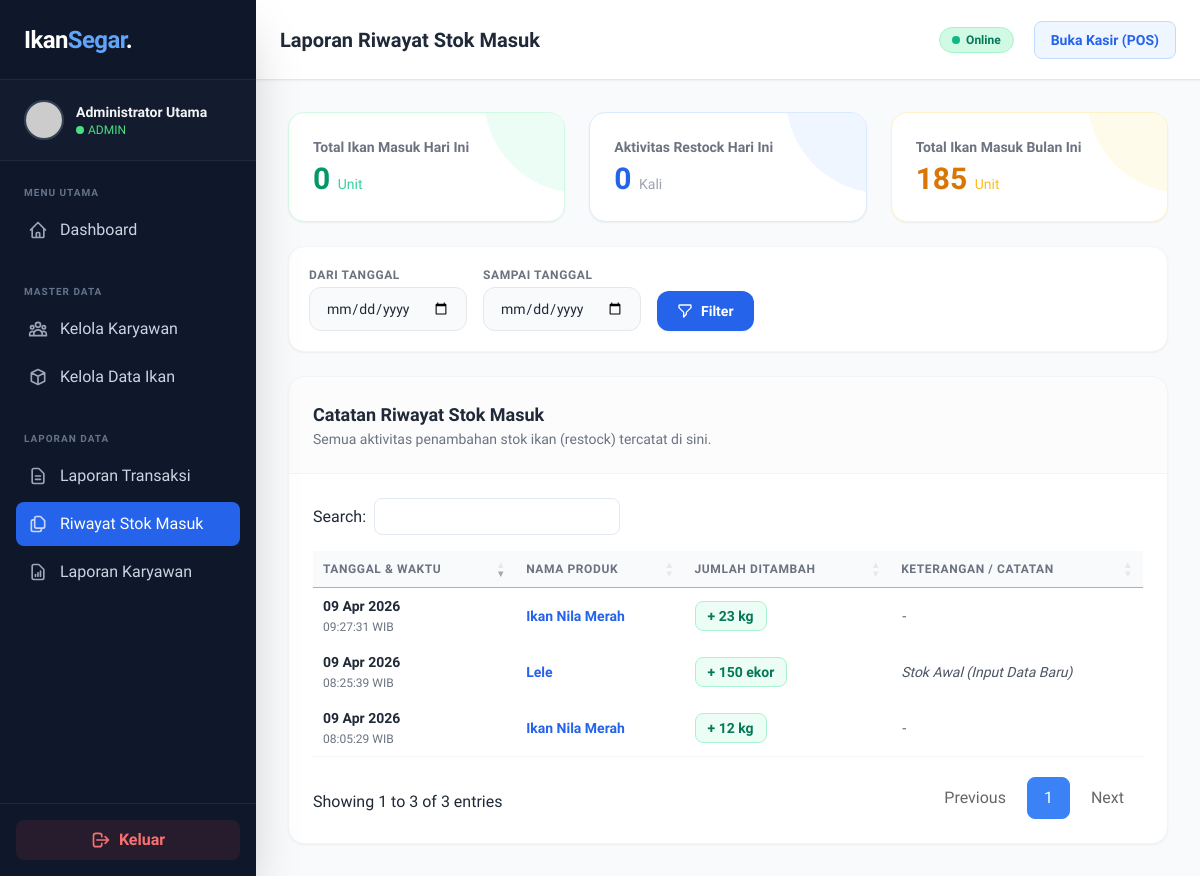
Page /admin/riwayat_stok.php (signed in) on the committed database.
### tables this page shows
CREATE TABLE `riwayat_stok` (
  `id` int(11) NOT NULL,
  `ikan_id` int(11) NOT NULL,
  `jumlah_tambah` int(11) NOT NULL,
  `tanggal_tambah` datetime NOT NULL DEFAULT current_timestamp(),
  `keterangan` varchar(255) DEFAULT 'Restock (Tambah Stok)'
);

CREATE TABLE `ikan` (
  `id` int(11) NOT NULL,
  `nama_ikan` varchar(100) NOT NULL,
  `deskripsi` text DEFAULT NULL,
  `harga` int(11) NOT NULL,
  `stok` int(11) NOT NULL DEFAULT 0,
  `satuan` varchar(20) NOT NULL DEFAULT 'kg',
  `gambar` varchar(255) DEFAULT 'default.jpg',
  `status_aktif` tinyint(1) NOT NULL DEFAULT 1,
  `created_at` timestamp NOT NULL DEFAULT current_timestamp(),
  `updated_at` timestamp NOT NULL DEFAULT current_timestamp() ON UPDATE current_timestamp()
);

### admin/riwayat_stok.php (the view, shortened to what this page needs)
<?php
require_once '../koneksi.php';
$hari_ini = date('Y-m-d');
$bulan_ini = date('Y-m');
$q_hari_ini = mysqli_query($koneksi, "SELECT SUM(jumlah_tambah) as total_ikan, COUNT(id) as total_aktivitas FROM riwayat_stok WHERE DATE(tanggal_tambah) = '$hari_ini'");
$data_hari_ini = mysqli_fetch_assoc($q_hari_ini);
$ikan_hari_ini = $data_hari_ini['total_ikan'] ? $data_hari_ini['total_ikan'] : 0;
$aktivitas_hari_ini = $data_hari_ini['total_aktivitas'] ? $data_hari_ini['total_aktivitas'] : 0;
$q_bulan_ini = mysqli_query($koneksi, "SELECT SUM(jumlah_tambah) as total_ikan FROM riwayat_stok WHERE DATE_FORMAT(tanggal_tambah, '%Y-%m') = '$bulan_ini'");
$data_bulan_ini = mysqli_fetch_assoc($q_bulan_ini);
$ikan_bulan_ini = $data_bulan_ini['total_ikan'] ? $data_bulan_ini['total_ikan'] : 0;
$filter_mulai = isset($_GET['tgl_mulai']) ? mysqli_real_escape_string($koneksi, $_GET['tgl_mulai']) : '';
$filter_selesai = isset($_GET['tgl_selesai']) ? mysqli_real_escape_string($koneksi, $_GET['tgl_selesai']) : '';
$where_clause = "";
$query_riwayat = mysqli_query($koneksi, "
    SELECT r.*, i.nama_ikan, i.satuan
    FROM riwayat_stok r
    LEFT JOIN ikan i ON r.ikan_id = i.id
    $where_clause
    ORDER BY r.tanggal_tambah DESC
");
include '../components/header.php';
?>
<link rel="stylesheet" href="https://cdn.datatables.net/1.13.7/css/jquery.dataTables.min.css">
<link rel="stylesheet" href="https://cdn.datatables.net/buttons/2.4.2/css/buttons.dataTables.min.css">
<?php include '../components/sidebar.php'; ?>
<main class="flex-1 flex flex-col h-screen overflow-hidden bg-gray-50">
    <?php include '../components/navbar.php'; ?>
    <div class="flex-1 overflow-y-auto p-4 sm:p-6 lg:p-8 relative">
        <div class="grid grid-cols-1 md:grid-cols-3 gap-6 mb-6">
            <div class="bg-white rounded-2xl p-6 shadow-sm border border-emerald-100 relative overflow-hidden group">
                <div
                    class="absolute right-0 top-0 w-24 h-24 bg-emerald-50 rounded-bl-full -mr-4 -mt-4 transition-transform group-hover:scale-110">
                </div>
                <p class="text-sm font-bold text-gray-500 mb-1 relative z-10">Total Ikan Masuk Hari Ini</p>
                <h3 class="text-3xl font-extrabold text-emerald-600 relative z-10">
                    <?php echo number_format($ikan_hari_ini, 0, ',', '.'); ?> <span
                        class="text-sm font-medium text-emerald-400">Unit</span></h3>
            </div>
            <div class="bg-white rounded-2xl p-6 shadow-sm border border-blue-100 relative overflow-hidden group">
                <div
                    class="absolute right-0 top-0 w-24 h-24 bg-blue-50 rounded-bl-full -mr-4 -mt-4 transition-transform group-hover:scale-110">
                </div>
                <p class="text-sm font-bold text-gray-500 mb-1 relative z-10">Aktivitas Restock Hari Ini</p>
                <h3 class="text-3xl font-extrabold text-blue-600 relative z-10"><?php echo $aktivitas_hari_ini; ?> <span
                        class="text-sm font-medium text-gray-400">Kali</span></h3>
            </div>
            <div class="bg-white rounded-2xl p-6 shadow-sm border border-amber-100 relative overflow-hidden group">
                <div
                    class="absolute right-0 top-0 w-24 h-24 bg-amber-50 rounded-bl-full -mr-4 -mt-4 transition-transform group-hover:scale-110">
                </div>
                <p class="text-sm font-bold text-gray-500 mb-1 relative z-10">Total Ikan Masuk Bulan Ini</p>
                <h3 class="text-3xl font-extrabold text-amber-600 relative z-10">
                    <?php echo number_format($ikan_bulan_ini, 0, ',', '.'); ?> <span
                        class="text-sm font-medium text-amber-400">Unit</span></h3>
            </div>
        </div>
        <div
            class="bg-white rounded-2xl p-5 shadow-sm border border-gray-100 mb-6 flex flex-col md:flex-row md:items-end justify-between gap-4">
            <form action="riwayat_stok.php" method="GET" class="flex flex-col sm:flex-row sm:items-end gap-4 flex-1">
                <div>
                    <label class="block text-xs font-bold text-gray-500 uppercase tracking-wider mb-1">Dari
                        Tanggal</label>
                    <input type="date" name="tgl_mulai" value="<?php echo $filter_mulai; ?>" required
                        class="px-4 py-2.5 rounded-xl border border-gray-200 focus:border-blue-500 outline-none bg-gray-50 focus:bg-white text-sm">
                </div>
                <div>
                    <label class="block text-xs font-bold text-gray-500 uppercase tracking-wider mb-1">Sampai
                        Tanggal</label>
                    <input type="date" name="tgl_selesai" value="<?php echo $filter_selesai; ?>" required
                        class="px-4 py-2.5 rounded-xl border border-gray-200 focus:border-blue-500 outline-none bg-gray-50 focus:bg-white text-sm">
                </div>
                <div class="flex gap-2">
                    <button type="submit"
                        class="px-5 py-2.5 bg-blue-600 hover:bg-blue-700 text-white font-bold rounded-xl transition shadow-sm text-sm flex items-center gap-2">
                        <svg class="w-4 h-4" fill="none" stroke="currentColor" viewBox="0 0 24 24">
                            <path stroke-linecap="round" stroke-linejoin="round" stroke-width="2"
                                d="M3 4a1 1 0 011-1h16a1 1 0 011 1v2.586a1 1 0 01-.293.707l-6.414 6.414a1 1 0 00-.293.707V17l-4 4v-6.586a1 1 0 00-.293-.707L3.293 7.293A1 1 0 013 6.586V4z">
                            </path>
                        </svg>
                        Filter
                    </button>
                </div>
            </form>
        </div>
        <div class="bg-white rounded-2xl shadow-sm border border-gray-100 overflow-hidden">
            <div
                class="p-6 border-b border-gray-100 flex flex-col sm:flex-row sm:items-center justify-between gap-4 bg-gray-50/50">
                <div>
                    <h2 class="text-lg font-bold text-gray-800">
                        Catatan Riwayat Stok Masuk
                    </h2>
                    <p class="text-sm text-gray-500">Semua aktivitas penambahan stok ikan (restock) tercatat di sini.
                    </p>
                </div>
            </div>
            <div class="overflow-x-auto w-full">
                <table id="tabel-riwayat-stok" class="w-full text-left whitespace-nowrap">
                    <thead>
                        <tr class="bg-gray-50 text-gray-500 text-xs uppercase tracking-wider">
                            <th class="p-4 font-semibold">Tanggal & Waktu</th>
                            <th class="p-4 font-semibold">Nama Produk</th>
                            <th class="p-4 font-semibold">Jumlah Ditambah</th>
                            <th class="p-4 font-semibold">Keterangan / Catatan</th>
                        </tr>
                    </thead>
                    <tbody class="text-sm text-gray-700">
                        <?php if ($query_riwayat && mysqli_num_rows($query_riwayat) > 0): ?>
                            <?php while ($row = mysqli_fetch_assoc($query_riwayat)): ?>
                                <tr class="hover:bg-blue-50/30 transition-colors border-b border-gray-50">
                                    <td class="p-4 text-left text-gray-500"
                                        data-order="<?php echo strtotime($row['tanggal_tambah']); ?>">
                                        <span
                                            class="font-bold text-gray-800 block"><?php echo date('d M Y', strtotime($row['tanggal_tambah'])); ?></span>
                                        <span class="text-xs"><?php echo date('H:i:s', strtotime($row['tanggal_tambah'])); ?>
                                            WIB</span>
                                    </td>
                                    <td class="p-4 font-bold text-blue-600">
                                        <?php echo $row['nama_ikan'] ? htmlspecialchars($row['nama_ikan']) : '<i class="text-red-500 font-normal">Ikan Terhapus</i>'; ?>
                                    </td>
                                    <td class="p-4">
                                        <span
                                            class="inline-flex px-3 py-1 items-center rounded-lg bg-emerald-50 text-emerald-700 font-bold border border-emerald-200">
                                            + <?php echo number_format($row['jumlah_tambah'], 0, ',', '.'); ?>
                                            <?php echo $row['satuan']; ?>
                                        </span>
                                    </td>
                                    <td class="p-4 text-gray-600 italic">
                                        <?php echo htmlspecialchars($row['keterangan'] ? $row['keterangan'] : '-'); ?>
                                    </td>
                                </tr>
                            <?php endwhile; ?>
                        <?php endif; ?>
                    </tbody>
                </table>
            </div>
        </div>
    </div>
</main>
<?php include '../components/footer.php'; ?>

### components/header.php (style rules this page uses)
body { font-family: 'Plus Jakarta Sans', sans-serif; }

### admin/riwayat_stok.php (style rules this page uses)
table.dataTable.no-footer { border-bottom: 1px solid #f1f5f9; }
table.dataTable thead th, table.dataTable thead td { border-bottom: 1px solid #f1f5f9; }

### rows in the picture
riwayat_stok: tanggal_tambah "09 Apr 2026", tanggal_tambah "09:27:31", ikan.nama_ikan "Ikan Nila Merah", jumlah_tambah "23", ikan.satuan "kg", keterangan "-"
riwayat_stok: tanggal_tambah "09 Apr 2026", tanggal_tambah "08:25:39", ikan.nama_ikan "Lele", jumlah_tambah "150", ikan.satuan "ekor", keterangan "Stok Awal (Input Data Baru)"
riwayat_stok: tanggal_tambah "09 Apr 2026", tanggal_tambah "08:05:29", ikan.nama_ikan "Ikan Nila Merah", jumlah_tambah "12", ikan.satuan "kg", keterangan "-"

### other values in the picture
$_SESSION['nama_lengkap'] "Administrator Utama"
$user_role "ADMIN"
$judul_halaman "Laporan Riwayat Stok Masuk"
$ikan_hari_ini "0"
$aktivitas_hari_ini "0"
$ikan_bulan_ini "185"
